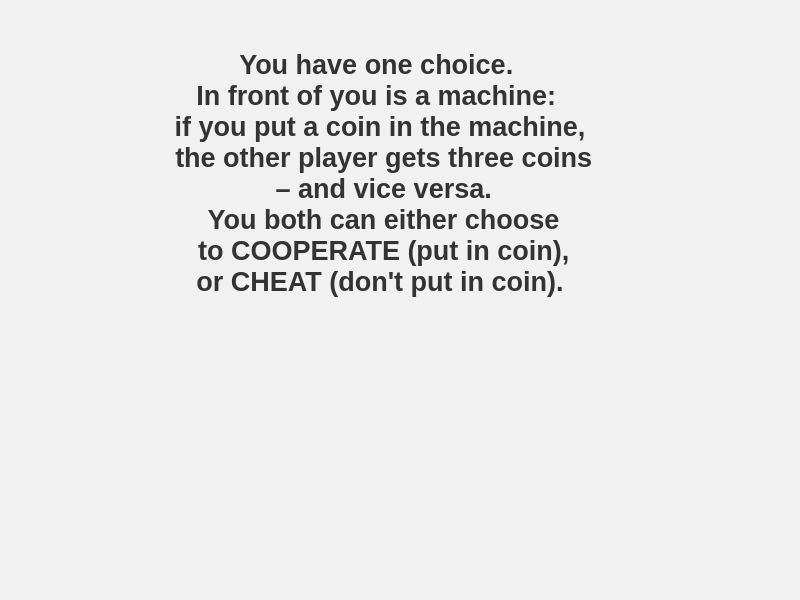
<?xml version="1.0" encoding="UTF-8"?>
<ui version="4.0">
 <class>page_rules</class>
 <widget class="QWidget" name="page_rules">
  <property name="geometry">
   <rect>
    <x>0</x>
    <y>0</y>
    <width>800</width>
    <height>600</height>
   </rect>
  </property>
  <property name="windowTitle">
   <string>Form</string>
  </property>
  <property name="styleSheet">
   <string notr="true">background-color: rgb(241, 241, 241);</string>
  </property>
  <property name="locale">
   <locale language="Chinese" country="China"/>
  </property>
  <widget class="QTextEdit" name="textEdit">
   <property name="geometry">
    <rect>
     <x>0</x>
     <y>0</y>
     <width>760</width>
     <height>500</height>
    </rect>
   </property>
   <property name="frameShape">
    <enum>QFrame::NoFrame</enum>
   </property>
   <property name="html">
    <string>&lt;!DOCTYPE HTML PUBLIC &quot;-//W3C//DTD HTML 4.0//EN&quot; &quot;http://www.w3.org/TR/REC-html40/strict.dtd&quot;&gt;
&lt;html&gt;&lt;head&gt;&lt;meta name=&quot;qrichtext&quot; content=&quot;1&quot; /&gt;&lt;meta charset=&quot;utf-8&quot; /&gt;&lt;style type=&quot;text/css&quot;&gt;
p, li { white-space: pre-wrap; }
hr { height: 1px; border-width: 0; }
li.unchecked::marker { content: &quot;\2610&quot;; }
li.checked::marker { content: &quot;\2612&quot;; }
&lt;/style&gt;&lt;/head&gt;&lt;body style=&quot; font-family:'Microsoft YaHei UI'; font-size:9pt; font-weight:400; font-style:normal;&quot;&gt;
&lt;p align=&quot;center&quot; style=&quot;-qt-paragraph-type:empty; margin-top:0px; margin-bottom:0px; margin-left:0px; margin-right:0px; -qt-block-indent:0; text-indent:0px;&quot;&gt;&lt;br /&gt;&lt;/p&gt;
&lt;p align=&quot;center&quot; style=&quot;-qt-paragraph-type:empty; margin-top:0px; margin-bottom:0px; margin-left:0px; margin-right:0px; -qt-block-indent:0; text-indent:0px; font-family:'FuturaHandwritten'; font-size:20pt; font-weight:700; color:#333333;&quot;&gt;&lt;br /&gt;&lt;/p&gt;
&lt;p align=&quot;center&quot; style=&quot; margin-top:0px; margin-bottom:0px; margin-left:0px; margin-right:0px; -qt-block-indent:0; text-indent:0px;&quot;&gt;&lt;span style=&quot; font-family:'FuturaHandwritten'; font-size:20pt; font-weight:700; color:#333333;&quot;&gt;You have one choice. &lt;/span&gt;&lt;/p&gt;
&lt;p align=&quot;center&quot; style=&quot; margin-top:0px; margin-bottom:0px; margin-left:0px; margin-right:0px; -qt-block-indent:0; text-indent:0px;&quot;&gt;&lt;span style=&quot; font-family:'FuturaHandwritten'; font-size:20pt; font-weight:700; color:#333333;&quot;&gt;In front of you is a machine: &lt;/span&gt;&lt;/p&gt;
&lt;p align=&quot;center&quot; style=&quot; margin-top:0px; margin-bottom:0px; margin-left:0px; margin-right:0px; -qt-block-indent:0; text-indent:0px;&quot;&gt;&lt;span style=&quot; font-family:'FuturaHandwritten'; font-size:20pt; font-weight:700; color:#333333;&quot;&gt;if you put a coin in the machine,&lt;/span&gt;&lt;/p&gt;
&lt;p align=&quot;center&quot; style=&quot; margin-top:0px; margin-bottom:0px; margin-left:0px; margin-right:0px; -qt-block-indent:0; text-indent:0px;&quot;&gt;&lt;span style=&quot; font-family:'FuturaHandwritten'; font-size:20pt; font-weight:700; color:#333333;&quot;&gt; the other player gets three coins&lt;/span&gt;&lt;/p&gt;
&lt;p align=&quot;center&quot; style=&quot; margin-top:0px; margin-bottom:0px; margin-left:0px; margin-right:0px; -qt-block-indent:0; text-indent:0px;&quot;&gt;&lt;span style=&quot; font-family:'FuturaHandwritten'; font-size:20pt; font-weight:700; color:#333333;&quot;&gt; – and vice versa.&lt;/span&gt;&lt;/p&gt;
&lt;p align=&quot;center&quot; style=&quot; margin-top:0px; margin-bottom:0px; margin-left:0px; margin-right:0px; -qt-block-indent:0; text-indent:0px;&quot;&gt;&lt;span style=&quot; font-family:'FuturaHandwritten'; font-size:20pt; font-weight:700; color:#333333;&quot;&gt; You both can either choose&lt;/span&gt;&lt;/p&gt;
&lt;p align=&quot;center&quot; style=&quot; margin-top:0px; margin-bottom:0px; margin-left:0px; margin-right:0px; -qt-block-indent:0; text-indent:0px;&quot;&gt;&lt;span style=&quot; font-family:'FuturaHandwritten'; font-size:20pt; font-weight:700; color:#333333;&quot;&gt; to COOPERATE (put in coin),&lt;/span&gt;&lt;/p&gt;
&lt;p align=&quot;center&quot; style=&quot; margin-top:0px; margin-bottom:0px; margin-left:0px; margin-right:0px; -qt-block-indent:0; text-indent:0px;&quot;&gt;&lt;span style=&quot; font-family:'FuturaHandwritten'; font-size:20pt; font-weight:700; color:#333333;&quot;&gt;or CHEAT (don't put in coin).&lt;/span&gt;&lt;/p&gt;&lt;/body&gt;&lt;/html&gt;</string>
   </property>
  </widget>
 </widget>
 <resources/>
 <connections/>
</ui>
